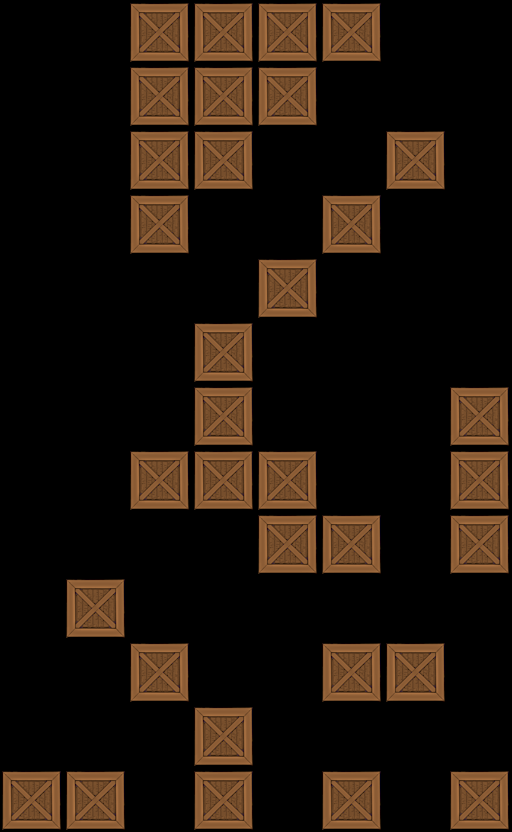

Tiled map render using the project's own tile images. Description and the map definition, with tile-layer contents summarised, below:
An orthogonal 8x13 tile map with 64x64 px tiles, 1 tile layer (Tile Layer 1).

<map version="1.0" orientation="orthogonal" width="8" height="13" tilewidth="64" tileheight="64">
 <tileset firstgid="1" name="crate" tilewidth="64" tileheight="64">
  <image source="../../crate2.png" width="64" height="64" />
 </tileset>
 <layer name="Tile Layer 1" width="8" height="13">
  <data>[104 cells, 33 non-empty, 1 distinct tile ids]</data>
 </layer>
</map>
